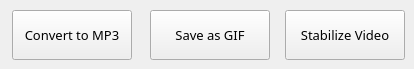
     <widget class="QWidget" name="presetFuncs">
      <property name="font">
       <font>
        <family>Proxima Nova Rg</family>
       </font>
      </property>
      <attribute name="title">
       <string>Preset Functions</string>
      </attribute>
      <widget class="QPushButton" name="stabButton">
       <property name="geometry">
        <rect>
         <x>285</x>
         <y>10</y>
         <width>120</width>
         <height>50</height>
        </rect>
       </property>
       <property name="font">
        <font>
         <family>Proxima Nova Rg</family>
         <pointsize>10</pointsize>
        </font>
       </property>
       <property name="text">
        <string>Stabilize Video</string>
       </property>
      </widget>
      <widget class="QPushButton" name="gifButton">
       <property name="geometry">
        <rect>
         <x>150</x>
         <y>10</y>
         <width>120</width>
         <height>50</height>
        </rect>
       </property>
       <property name="font">
        <font>
         <family>Proxima Nova Rg</family>
         <pointsize>10</pointsize>
        </font>
       </property>
       <property name="text">
        <string>Save as GIF</string>
       </property>
      </widget>
      <widget class="QPushButton" name="mp3Button">
       <property name="geometry">
        <rect>
         <x>12</x>
         <y>10</y>
         <width>120</width>
         <height>50</height>
        </rect>
       </property>
       <property name="font">
        <font>
         <family>Proxima Nova Rg</family>
         <pointsize>10</pointsize>
        </font>
       </property>
       <property name="text">
        <string>Convert to MP3</string>
       </property>
      </widget>
     </widget>
